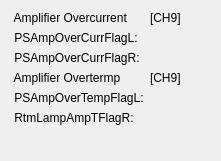
      <widget class="QWidget" name="formLayoutWidget_7">
       <property name="geometry">
        <rect>
         <x>710</x>
         <y>230</y>
         <width>221</width>
         <height>161</height>
        </rect>
       </property>
       <layout class="QFormLayout" name="formLayout_7">
        <item row="0" column="0">
         <widget class="QLabel" name="label_135">
          <property name="text">
           <string> Amplifier Overcurrent</string>
          </property>
         </widget>
        </item>
        <item row="0" column="1">
         <widget class="QLabel" name="label_161">
          <property name="text">
           <string>[CH9]</string>
          </property>
         </widget>
        </item>
        <item row="1" column="0">
         <widget class="QLabel" name="label_136">
          <property name="text">
           <string> PSAmpOverCurrFlagL:</string>
          </property>
         </widget>
        </item>
        <item row="1" column="1">
         <widget class="PyDMLabel" name="PyDMLabel_121">
          <property name="palette">
           <palette>
            <active>
             <colorrole role="Text">
              <brush brushstyle="SolidPattern">
               <color alpha="255">
                <red>0</red>
                <green>0</green>
                <blue>0</blue>
               </color>
              </brush>
             </colorrole>
             <colorrole role="PlaceholderText">
              <brush brushstyle="SolidPattern">
               <color alpha="128">
                <red>78</red>
                <green>154</green>
                <blue>6</blue>
               </color>
              </brush>
             </colorrole>
            </active>
            <inactive>
             <colorrole role="Text">
              <brush brushstyle="SolidPattern">
               <color alpha="255">
                <red>0</red>
                <green>0</green>
                <blue>0</blue>
               </color>
              </brush>
             </colorrole>
             <colorrole role="PlaceholderText">
              <brush brushstyle="SolidPattern">
               <color alpha="128">
                <red>78</red>
                <green>154</green>
                <blue>6</blue>
               </color>
              </brush>
             </colorrole>
            </inactive>
            <disabled>
             <colorrole role="Text">
              <brush brushstyle="SolidPattern">
               <color alpha="255">
                <red>190</red>
                <green>190</green>
                <blue>190</blue>
               </color>
              </brush>
             </colorrole>
             <colorrole role="PlaceholderText">
              <brush brushstyle="SolidPattern">
               <color alpha="128">
                <red>0</red>
                <green>0</green>
                <blue>0</blue>
               </color>
              </brush>
             </colorrole>
            </disabled>
           </palette>
          </property>
          <property name="toolTip">
           <string/>
          </property>
          <property name="alarmSensitiveContent" stdset="0">
           <bool>false</bool>
          </property>
          <property name="channel" stdset="0">
           <string>SI-22:DI-FOFBCtrl:PSAmpOverCurrFlagLCH9-Sts</string>
          </property>
         </widget>
        </item>
        <item row="2" column="0">
         <widget class="QLabel" name="label_137">
          <property name="text">
           <string> PSAmpOverCurrFlagR:</string>
          </property>
         </widget>
        </item>
        <item row="2" column="1">
         <widget class="PyDMLabel" name="PyDMLabel_122">
          <property name="toolTip">
           <string/>
          </property>
          <property name="channel" stdset="0">
           <string>SI-22:DI-FOFBCtrl:PSAmpOverCurrFlagRCH9-Sts</string>
          </property>
         </widget>
        </item>
        <item row="3" column="0">
         <widget class="QLabel" name="label_139">
          <property name="text">
           <string> Amplifier Overtermp</string>
          </property>
         </widget>
        </item>
        <item row="3" column="1">
         <widget class="QLabel" name="label_162">
          <property name="text">
           <string>[CH9]</string>
          </property>
         </widget>
        </item>
        <item row="4" column="0">
         <widget class="QLabel" name="label_140">
          <property name="text">
           <string> PSAmpOverTempFlagL:</string>
          </property>
         </widget>
        </item>
        <item row="4" column="1">
         <widget class="PyDMLabel" name="PyDMLabel_123">
          <property name="toolTip">
           <string/>
          </property>
          <property name="channel" stdset="0">
           <string>SI-22:DI-FOFBCtrl:PSAmpOverTempFlagLCH9-Sts</string>
          </property>
         </widget>
        </item>
        <item row="5" column="0">
         <widget class="QLabel" name="label_141">
          <property name="text">
           <string> RtmLampAmpTFlagR:</string>
          </property>
         </widget>
        </item>
        <item row="5" column="1">
         <widget class="PyDMLabel" name="PyDMLabel_124">
          <property name="toolTip">
           <string/>
          </property>
          <property name="channel" stdset="0">
           <string>SI-22:DI-FOFBCtrl:PSAmpOverTempFlagRCH9-Sts</string>
          </property>
         </widget>
        </item>
       </layout>
      </widget>
